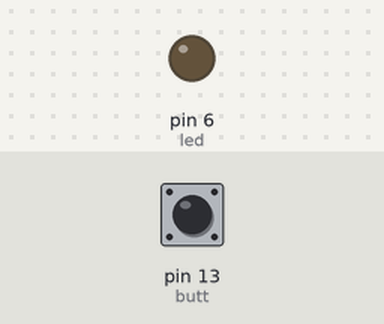
A sketch run on a simulated Arduino Uno, built with avr-gcc and run on an emulated ATmega328P. Shown: output pins drawn as LEDs (lit = HIGH). Inputs (shaded band) come from the test bench; at power-on: pin 13 (butt) HIGH.

Above: at 1.2 s.
1.3 s: pin 13 (butt) pulled LOW for 0.15 s
At 1.4 s:
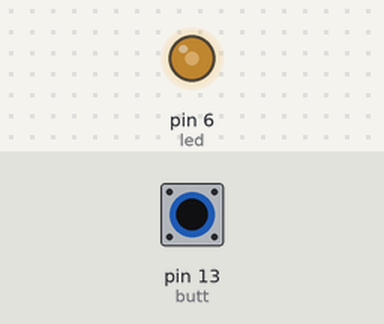
3.0 s: pin 13 (butt) pulled LOW for 1 s
At 5.2 s:
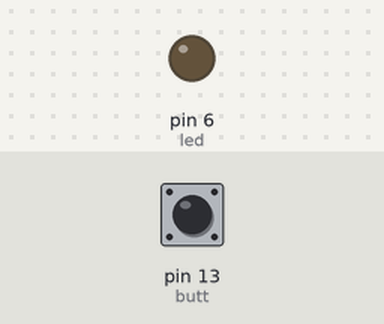
5.5 s: pin 13 (butt) pulled LOW for 3.2 s
At 6.6 s:
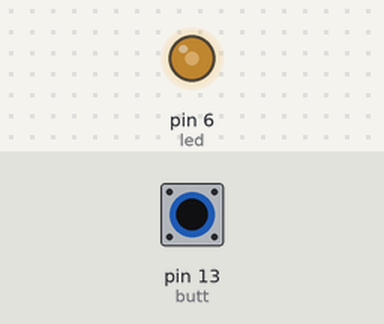
Timing chart, 0 to 10.2 s (numbered marks = the images above; inputs shaded):
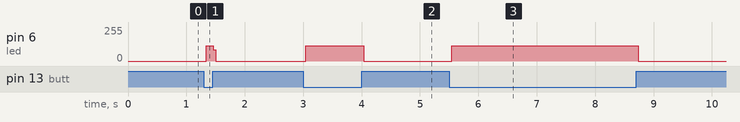

Measured:
- after the input at 1.3 s, pin 6 (led): 0/255 → 113/255 at once, → 0/255 0.12 s later
- after the input at 3.0 s, pin 6 (led): 0/255 → 113/255 at once, → 0/255 1.0 s later
- after the input at 5.5 s, pin 6 (led): 0/255 → 113/255 at once, → 0/255 3.2 s later

The sketch:

ButtonTwoTest.ino
```cpp
int butt = 13;
int led = 6;
void setup() {
  // put your setup code here, to run once:
  pinMode(butt, INPUT);
  pinMode(led, OUTPUT);
}

void loop() {
    // put your main code here, to run repeatedly:
  digitalWrite(led, LOW);
  int value = digitalRead(butt);
  if(value == LOW)
  {
    digitalWrite(led, HIGH);
  }

}
```
